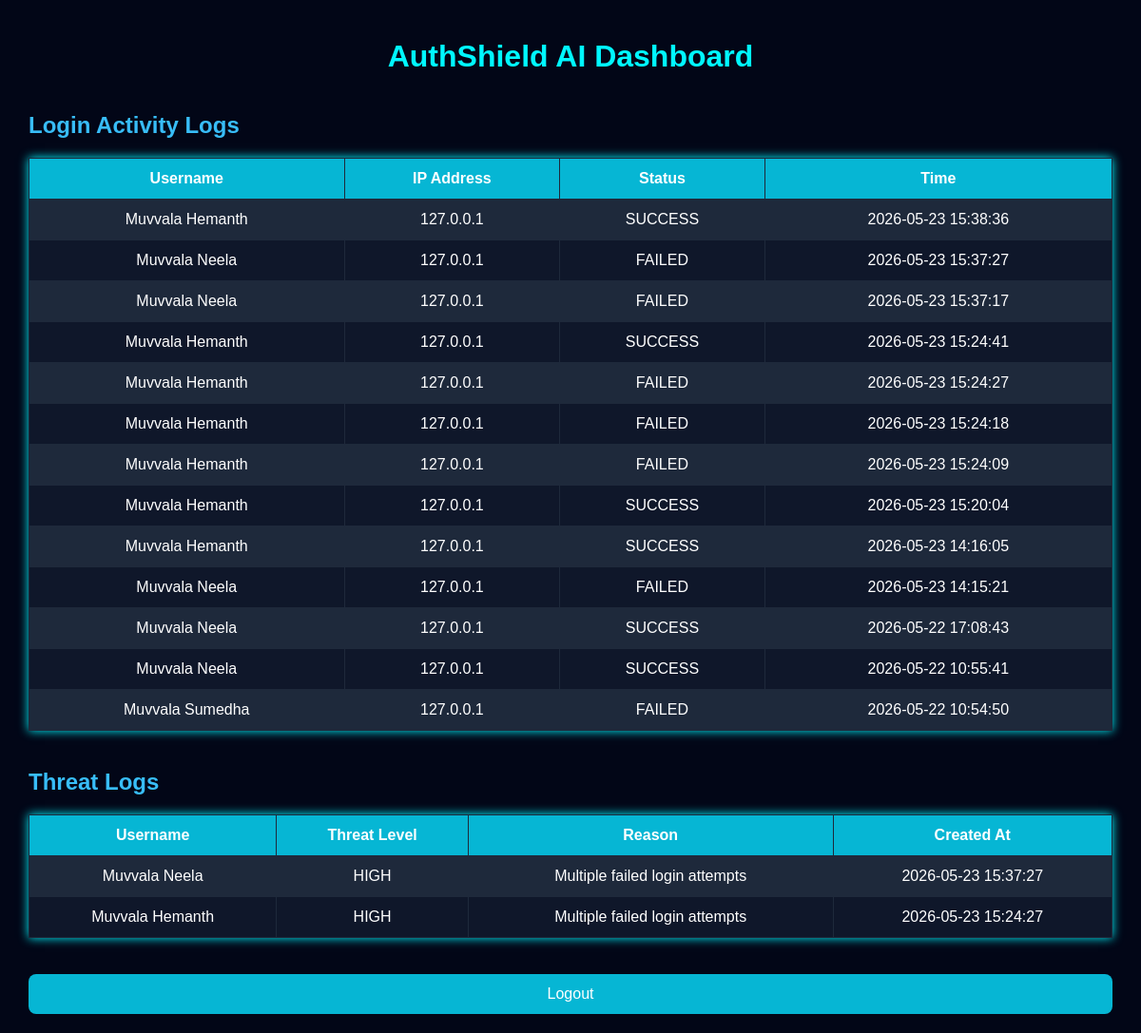
/dashboard, run on the app's committed database.
### tables this page shows
CREATE TABLE login_logs (
    id INTEGER PRIMARY KEY AUTOINCREMENT,
    username TEXT,
    ip_address TEXT,
    status TEXT,
    login_time TIMESTAMP DEFAULT CURRENT_TIMESTAMP
);

CREATE TABLE threat_logs (
    id INTEGER PRIMARY KEY AUTOINCREMENT,
    username TEXT,
    threat_level TEXT,
    reason TEXT,
    created_at TIMESTAMP DEFAULT CURRENT_TIMESTAMP
);

### app.py (the view)
@app.route('/dashboard')
def dashboard():
    cursor.execute(
        '''
        SELECT username, ip_address, status, login_time
        FROM login_logs
        ORDER BY id DESC
        '''
    )
    logs = cursor.fetchall()
    cursor.execute(
        '''
        SELECT username, threat_level, reason, created_at
        FROM threat_logs
        ORDER BY id DESC
        '''
    )
    threats = cursor.fetchall()
    cursor.execute(
        '''
        SELECT username, risk_score, risk_level, created_at
        FROM risk_scores
        ORDER BY id DESC
        '''
    )
    risks = cursor.fetchall()
    return render_template(
        'dashboard.html',
        logs=logs,
        threats=threats,
        risks=risks
    )

### templates/dashboard.html (shortened to what this page needs)
<!DOCTYPE html>
<html>
<head>
    <link rel="stylesheet" href="/static/style.css">
</head>
<body>
<div class="dashboard-container">
    <h1>AuthShield AI Dashboard</h1>
    <h2>Login Activity Logs</h2>
    <table>
        <tr>
            <th>Username</th>
            <th>IP Address</th>
            <th>Status</th>
            <th>Time</th>
        </tr>
        {% for log in logs %}
        <tr>
            <td>{{ log[0] }}</td>
            <td>{{ log[1] }}</td>
            <td>{{ log[2] }}</td>
            <td>{{ log[3] }}</td>
        </tr>
        {% endfor %}
    </table>
    <h2>Threat Logs</h2>
    <table>
        <tr>
            <th>Username</th>
            <th>Threat Level</th>
            <th>Reason</th>
            <th>Created At</th>
        </tr>
        {% for threat in threats %}
        <tr>
            <td>{{ threat[0] }}</td>
            <td>{{ threat[1] }}</td>
            <td>{{ threat[2] }}</td>
            <td>{{ threat[3] }}</td>
        </tr>
        {% endfor %}
    </table>
    <br>
    <a href="/logout">
        <button>Logout</button>
    </a>
</div>
</body>
</html>

### static/style.css (style rules this page uses)
body { background: #020617; font-family: Arial, sans-serif; color: white; margin: 0; padding: 0; }
.dashboard-container { width: 95%; margin: auto; padding: 20px; }
h1 { color: #00f7ff; text-align: center; margin-bottom: 30px; }
h2 { color: #38bdf8; margin-top: 40px; }
button { width: 100%; padding: 12px; margin-top: 20px; border: none; border-radius: 8px; background: #06b6d4; color: white; cursor: pointer; font-size: 16px; }
table { width: 100%; border-collapse: collapse; margin-top: 20px; background: #0f172a; box-shadow: 0 0 10px #00f7ff; }
th, td { border: 1px solid #1e293b; padding: 12px; text-align: center; }
th { background: #06b6d4; color: white; }
tr:nth-child(even) { background: #1e293b; }
a { color: #38bdf8; text-decoration: none; }

### data on the page
login_logs: username "Muvvala Hemanth", ip_address "127.0.0.1", status "SUCCESS", login_time "2026-05-23 15:38:36"
login_logs: username "Muvvala Neela", ip_address "127.0.0.1", status "FAILED", login_time "2026-05-23 15:37:27"
login_logs: username "Muvvala Neela", ip_address "127.0.0.1", status "FAILED", login_time "2026-05-23 15:37:17"
login_logs: username "Muvvala Hemanth", ip_address "127.0.0.1", status "SUCCESS", login_time "2026-05-23 15:24:41"
login_logs: username "Muvvala Hemanth", ip_address "127.0.0.1", status "FAILED", login_time "2026-05-23 15:24:27"
login_logs: username "Muvvala Hemanth", ip_address "127.0.0.1", status "FAILED", login_time "2026-05-23 15:24:18"
login_logs: username "Muvvala Hemanth", ip_address "127.0.0.1", status "FAILED", login_time "2026-05-23 15:24:09"
login_logs: username "Muvvala Hemanth", ip_address "127.0.0.1", status "SUCCESS", login_time "2026-05-23 15:20:04"
login_logs: username "Muvvala Hemanth", ip_address "127.0.0.1", status "SUCCESS", login_time "2026-05-23 14:16:05"
login_logs: username "Muvvala Neela", ip_address "127.0.0.1", status "FAILED", login_time "2026-05-23 14:15:21"
login_logs: username "Muvvala Neela", ip_address "127.0.0.1", status "SUCCESS", login_time "2026-05-22 17:08:43"
login_logs: username "Muvvala Neela", ip_address "127.0.0.1", status "SUCCESS", login_time "2026-05-22 10:55:41"
login_logs: username "Muvvala Sumedha", ip_address "127.0.0.1", status "FAILED", login_time "2026-05-22 10:54:50"
threat_logs: username "Muvvala Neela", threat_level "HIGH", reason "Multiple failed login attempts", created_at "2026-05-23 15:37:27"
threat_logs: username "Muvvala Hemanth", threat_level "HIGH", reason "Multiple failed login attempts", created_at "2026-05-23 15:24:27"
